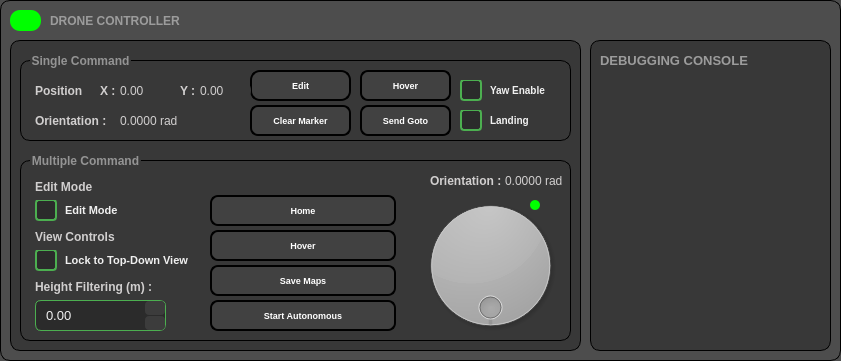
   <widget class="QFrame" name="frame_30">
    <property name="geometry">
     <rect>
      <x>1070</x>
      <y>460</y>
      <width>841</width>
      <height>361</height>
     </rect>
    </property>
    <property name="styleSheet">
     <string notr="true">border-radius: 10px;
border: 1px solid black;
background-color: #4d4d4d;</string>
    </property>
    <property name="frameShape">
     <enum>QFrame::StyledPanel</enum>
    </property>
    <property name="frameShadow">
     <enum>QFrame::Raised</enum>
    </property>
    <widget class="QLabel" name="label_16">
     <property name="geometry">
      <rect>
       <x>50</x>
       <y>10</y>
       <width>231</width>
       <height>21</height>
      </rect>
     </property>
     <property name="font">
      <font>
       <pointsize>9</pointsize>
       <weight>75</weight>
       <bold>true</bold>
      </font>
     </property>
     <property name="styleSheet">
      <string notr="true">color: rgb(156, 156, 156);
font-weight: bold;
border: 0px solid gray;</string>
     </property>
     <property name="text">
      <string>DRONE CONTROLLER</string>
     </property>
    </widget>
    <widget class="QLabel" name="btQrcodeOnline_3">
     <property name="geometry">
      <rect>
       <x>10</x>
       <y>10</y>
       <width>31</width>
       <height>21</height>
      </rect>
     </property>
     <property name="styleSheet">
      <string notr="true">background-color: rgb(0, 255, 0);
border: 0px gray;</string>
     </property>
     <property name="text">
      <string/>
     </property>
    </widget>
    <widget class="QFrame" name="frame_5">
     <property name="geometry">
      <rect>
       <x>590</x>
       <y>40</y>
       <width>241</width>
       <height>311</height>
      </rect>
     </property>
     <property name="styleSheet">
      <string notr="true">background-color: rgb(56, 56, 56);</string>
     </property>
     <property name="frameShape">
      <enum>QFrame::StyledPanel</enum>
     </property>
     <property name="frameShadow">
      <enum>QFrame::Raised</enum>
     </property>
     <widget class="QLabel" name="label_46">
      <property name="geometry">
       <rect>
        <x>10</x>
        <y>10</y>
        <width>221</width>
        <height>21</height>
       </rect>
      </property>
      <property name="font">
       <font>
        <pointsize>10</pointsize>
        <weight>75</weight>
        <bold>true</bold>
       </font>
      </property>
      <property name="styleSheet">
       <string notr="true">color: rgb(156, 156, 156);
font-weight: bold;
border: 0px gray; </string>
      </property>
      <property name="text">
       <string>DEBUGGING CONSOLE</string>
      </property>
     </widget>
     <widget class="QTextBrowser" name="tbDebugging">
      <property name="geometry">
       <rect>
        <x>10</x>
        <y>40</y>
        <width>221</width>
        <height>251</height>
       </rect>
      </property>
      <property name="font">
       <font>
        <family>Consolas</family>
       </font>
      </property>
      <property name="styleSheet">
       <string notr="true">color: white;
border: 0px;</string>
      </property>
      <property name="html">
       <string>&lt;!DOCTYPE HTML PUBLIC &quot;-//W3C//DTD HTML 4.0//EN&quot; &quot;http://www.w3.org/TR/REC-html40/strict.dtd&quot;&gt;
&lt;html&gt;&lt;head&gt;&lt;meta name=&quot;qrichtext&quot; content=&quot;1&quot; /&gt;&lt;style type=&quot;text/css&quot;&gt;
p, li { white-space: pre-wrap; }
&lt;/style&gt;&lt;/head&gt;&lt;body style=&quot; font-family:'Consolas'; font-size:8.25pt; font-weight:400; font-style:normal;&quot;&gt;
&lt;p style=&quot;-qt-paragraph-type:empty; margin-top:0px; margin-bottom:0px; margin-left:0px; margin-right:0px; -qt-block-indent:0; text-indent:0px;&quot;&gt;&lt;br /&gt;&lt;/p&gt;&lt;/body&gt;&lt;/html&gt;</string>
      </property>
     </widget>
    </widget>
    <widget class="QFrame" name="frame_6">
     <property name="geometry">
      <rect>
       <x>10</x>
       <y>40</y>
       <width>571</width>
       <height>311</height>
      </rect>
     </property>
     <property name="styleSheet">
      <string notr="true">background-color: rgb(56, 56, 56);</string>
     </property>
     <property name="frameShape">
      <enum>QFrame::StyledPanel</enum>
     </property>
     <property name="frameShadow">
      <enum>QFrame::Raised</enum>
     </property>
     <widget class="QFrame" name="frameSingleCommand">
      <property name="geometry">
       <rect>
        <x>10</x>
        <y>20</y>
        <width>551</width>
        <height>81</height>
       </rect>
      </property>
      <property name="frameShape">
       <enum>QFrame::StyledPanel</enum>
      </property>
      <property name="frameShadow">
       <enum>QFrame::Raised</enum>
      </property>
      <widget class="QPushButton" name="scHover">
       <property name="geometry">
        <rect>
         <x>340</x>
         <y>10</y>
         <width>91</width>
         <height>31</height>
        </rect>
       </property>
       <property name="font">
        <font>
         <pointsize>7</pointsize>
         <weight>75</weight>
         <bold>true</bold>
        </font>
       </property>
       <property name="cursor">
        <cursorShape>PointingHandCursor</cursorShape>
       </property>
       <property name="styleSheet">
        <string notr="true">QPushButton {
    background-color: rgb(65, 65, 65);
    border: 2px solid black;
    border-radius: 8px;
    color: white;
    font-weight: bold;
    padding: 6px 12px;
    text-align: center;
}

/* Hover effect */
QPushButton:hover {
    background-color: rgb(90, 90, 90);   /* lebih terang */
    border: 2px solid rgb(120, 120, 120);
    color: #e0e0e0;                      /* teks sedikit lebih terang */
}

/* Saat ditekan */
QPushButton:pressed {
    background-color: rgb(40, 40, 40);   /* lebih gelap */
    border: 2px solid rgb(100, 100, 100);
    color: #cccccc;
}
</string>
       </property>
       <property name="text">
        <string>Hover</string>
       </property>
      </widget>
      <widget class="QPushButton" name="scSendGoto">
       <property name="geometry">
        <rect>
         <x>340</x>
         <y>45</y>
         <width>91</width>
         <height>31</height>
        </rect>
       </property>
       <property name="font">
        <font>
         <pointsize>7</pointsize>
         <weight>75</weight>
         <bold>true</bold>
        </font>
       </property>
       <property name="cursor">
        <cursorShape>PointingHandCursor</cursorShape>
       </property>
       <property name="styleSheet">
        <string notr="true">QPushButton {
    background-color: rgb(65, 65, 65);
    border: 2px solid black;
    border-radius: 8px;
    color: white;
    font-weight: bold;
    padding: 6px 12px;
    text-align: center;
}

/* Hover effect */
QPushButton:hover {
    background-color: rgb(90, 90, 90);   /* lebih terang */
    border: 2px solid rgb(120, 120, 120);
    color: #e0e0e0;                      /* teks sedikit lebih terang */
}

/* Saat ditekan */
QPushButton:pressed {
    background-color: rgb(40, 40, 40);   /* lebih gelap */
    border: 2px solid rgb(100, 100, 100);
    color: #cccccc;
}
</string>
       </property>
       <property name="text">
        <string>Send Goto</string>
       </property>
      </widget>
      <widget class="QPushButton" name="scEdit">
       <property name="geometry">
        <rect>
         <x>230</x>
         <y>10</y>
         <width>101</width>
         <height>31</height>
        </rect>
       </property>
       <property name="font">
        <font>
         <pointsize>7</pointsize>
         <weight>75</weight>
         <bold>true</bold>
        </font>
       </property>
       <property name="cursor">
        <cursorShape>PointingHandCursor</cursorShape>
       </property>
       <property name="styleSheet">
        <string notr="true">QPushButton {
    background-color: rgb(65, 65, 65);
    border: 2px solid black;
    border-radius: 10%;
    color: white;
    font-weight: bold;
    padding: 6px 12px;
    text-align: center;
}

/* Hover effect */
QPushButton:hover {
    background-color: rgb(90, 90, 90);   /* lebih terang */
    border: 2px solid rgb(120, 120, 120);
    color: #e0e0e0;                      /* teks sedikit lebih terang */
}

/* Saat ditekan */
QPushButton:pressed {
    background-color: rgb(40, 40, 40);   /* lebih gelap */
    border: 2px solid rgb(100, 100, 100);
    color: #cccccc;
}
</string>
       </property>
       <property name="text">
        <string>Edit</string>
       </property>
      </widget>
      <widget class="QCheckBox" name="scLanding">
       <property name="geometry">
        <rect>
         <x>440</x>
         <y>50</y>
         <width>101</width>
         <height>21</height>
        </rect>
       </property>
       <property name="styleSheet">
        <string notr="true">QCheckBox {
    spacing: 8px;
    font-size: 10px;
    color: #f0f0f0;
    font-weight: bold;
	border: none;
}

QCheckBox::indicator {
    width: 18px;
    height: 18px;
    border-radius: 4px;
    border: 2px solid #4CAF50;
    background-color: #2b2b2b;
}

QCheckBox::indicator:hover {
    border: 2px solid #66BB6A;
    background-color: #333333;
}

QCheckBox::indicator:checked {
    background-color: #4CAF50;
    border: 2px solid #66BB6A;
}

QCheckBox::indicator:disabled {
    background-color: #555555;
    border: 2px solid #777777;
}
</string>
       </property>
       <property name="text">
        <string>Landing</string>
       </property>
      </widget>
      <widget class="QCheckBox" name="scYawEnable">
       <property name="geometry">
        <rect>
         <x>440</x>
         <y>20</y>
         <width>101</width>
         <height>21</height>
        </rect>
       </property>
       <property name="styleSheet">
        <string notr="true">QCheckBox {
    spacing: 8px;
    font-size: 10px;
    color: #f0f0f0;
    font-weight: bold;
	border: none;
}

QCheckBox::indicator {
    width: 18px;
    height: 18px;
    border-radius: 4px;
    border: 2px solid #4CAF50;
    background-color: #2b2b2b;
}

QCheckBox::indicator:hover {
    border: 2px solid #66BB6A;
    background-color: #333333;
}

QCheckBox::indicator:checked {
    background-color: #4CAF50;
    border: 2px solid #66BB6A;
}

QCheckBox::indicator:disabled {
    background-color: #555555;
    border: 2px solid #777777;
}
</string>
       </property>
       <property name="text">
        <string>Yaw Enable</string>
       </property>
      </widget>
      <widget class="QLabel" name="label_15">
       <property name="geometry">
        <rect>
         <x>15</x>
         <y>20</y>
         <width>51</width>
         <height>21</height>
        </rect>
       </property>
       <property name="font">
        <font>
         <weight>75</weight>
         <bold>true</bold>
        </font>
       </property>
       <property name="styleSheet">
        <string notr="true">color: rgb(209, 207, 207);
font-weight: bold;
border: 0px gray; </string>
       </property>
       <property name="text">
        <string>Position :</string>
       </property>
      </widget>
      <widget class="QLabel" name="scPositionX">
       <property name="geometry">
        <rect>
         <x>100</x>
         <y>20</y>
         <width>51</width>
         <height>21</height>
        </rect>
       </property>
       <property name="font">
        <font>
         <weight>50</weight>
         <bold>false</bold>
        </font>
       </property>
       <property name="styleSheet">
        <string notr="true">color: rgb(209, 207, 207);
border: 0px gray; </string>
       </property>
       <property name="text">
        <string>0.00</string>
       </property>
      </widget>
      <widget class="QLabel" name="label_17">
       <property name="geometry">
        <rect>
         <x>80</x>
         <y>20</y>
         <width>16</width>
         <height>21</height>
        </rect>
       </property>
       <property name="font">
        <font>
         <weight>75</weight>
         <bold>true</bold>
        </font>
       </property>
       <property name="styleSheet">
        <string notr="true">color: rgb(209, 207, 207);
font-weight: bold;
border: 0px gray; </string>
       </property>
       <property name="text">
        <string>X :</string>
       </property>
      </widget>
      <widget class="QLabel" name="scPositionY">
       <property name="geometry">
        <rect>
         <x>180</x>
         <y>20</y>
         <width>51</width>
         <height>21</height>
        </rect>
       </property>
       <property name="font">
        <font>
         <weight>50</weight>
         <bold>false</bold>
        </font>
       </property>
       <property name="styleSheet">
        <string notr="true">color: rgb(209, 207, 207);
border: 0px gray; </string>
       </property>
       <property name="text">
        <string>0.00</string>
       </property>
      </widget>
      <widget class="QLabel" name="label_20">
       <property name="geometry">
        <rect>
         <x>160</x>
         <y>20</y>
         <width>16</width>
         <height>21</height>
        </rect>
       </property>
       <property name="font">
        <font>
         <weight>75</weight>
         <bold>true</bold>
        </font>
       </property>
       <property name="styleSheet">
        <string notr="true">color: rgb(209, 207, 207);
font-weight: bold;
border: 0px gray; </string>
       </property>
       <property name="text">
        <string>Y :</string>
       </property>
      </widget>
      <widget class="QLabel" name="label_22">
       <property name="geometry">
        <rect>
         <x>15</x>
         <y>50</y>
         <width>71</width>
         <height>21</height>
        </rect>
       </property>
       <property name="font">
        <font>
         <weight>75</weight>
         <bold>true</bold>
        </font>
       </property>
       <property name="styleSheet">
        <string notr="true">color: rgb(209, 207, 207);
font-weight: bold;
border: 0px gray; </string>
       </property>
       <property name="text">
        <string>Orientation :</string>
       </property>
      </widget>
      <widget class="QLabel" name="scOrientation">
       <property name="geometry">
        <rect>
         <x>100</x>
         <y>50</y>
         <width>71</width>
         <height>21</height>
        </rect>
       </property>
       <property name="font">
        <font>
         <weight>50</weight>
         <bold>false</bold>
        </font>
       </property>
       <property name="styleSheet">
        <string notr="true">color: rgb(209, 207, 207);
border: 0px gray; </string>
       </property>
       <property name="text">
        <string>0.0000 rad</string>
       </property>
      </widget>
      <widget class="QPushButton" name="scClearMarker">
       <property name="geometry">
        <rect>
         <x>230</x>
         <y>45</y>
         <width>101</width>
         <height>31</height>
        </rect>
       </property>
       <property name="font">
        <font>
         <pointsize>7</pointsize>
         <weight>75</weight>
         <bold>true</bold>
        </font>
       </property>
       <property name="cursor">
        <cursorShape>PointingHandCursor</cursorShape>
       </property>
       <property name="styleSheet">
        <string notr="true">QPushButton {
    background-color: rgb(65, 65, 65);
    border: 2px solid black;
    border-radius: 8px;
    color: white;
    font-weight: bold;
    padding: 6px 12px;
    text-align: center;
}

/* Hover effect */
QPushButton:hover {
    background-color: rgb(90, 90, 90);   /* lebih terang */
    border: 2px solid rgb(120, 120, 120);
    color: #e0e0e0;                      /* teks sedikit lebih terang */
}

/* Saat ditekan */
QPushButton:pressed {
    background-color: rgb(40, 40, 40);   /* lebih gelap */
    border: 2px solid rgb(100, 100, 100);
    color: #cccccc;
}
</string>
       </property>
       <property name="text">
        <string>Clear Marker</string>
       </property>
      </widget>
     </widget>
     <widget class="QFrame" name="frameMultipleCommand">
      <property name="geometry">
       <rect>
        <x>10</x>
        <y>120</y>
        <width>551</width>
        <height>181</height>
       </rect>
      </property>
      <property name="frameShape">
       <enum>QFrame::StyledPanel</enum>
      </property>
      <property name="frameShadow">
       <enum>QFrame::Raised</enum>
      </property>
      <widget class="QCheckBox" name="mcViewControls">
       <property name="geometry">
        <rect>
         <x>15</x>
         <y>90</y>
         <width>161</width>
         <height>21</height>
        </rect>
       </property>
       <property name="font">
        <font>
         <pointsize>-1</pointsize>
         <weight>75</weight>
         <bold>true</bold>
        </font>
       </property>
       <property name="styleSheet">
        <string notr="true">QCheckBox {
    spacing: 8px;
    font-size: 11px;
    color: #f0f0f0;
    font-weight: bold;
	border: none;
}

QCheckBox::indicator {
    width: 18px;
    height: 18px;
    border-radius: 4px;
    border: 2px solid #4CAF50;
    background-color: #2b2b2b;
}

QCheckBox::indicator:hover {
    border: 2px solid #66BB6A;
    background-color: #333333;
}

QCheckBox::indicator:checked {
    background-color: #4CAF50;
    border: 2px solid #66BB6A;
}

QCheckBox::indicator:disabled {
    background-color: #555555;
    border: 2px solid #777777;
}
</string>
       </property>
       <property name="text">
        <string>Lock to Top-Down View</string>
       </property>
      </widget>
      <widget class="QLabel" name="label_28">
       <property name="geometry">
        <rect>
         <x>15</x>
         <y>66</y>
         <width>131</width>
         <height>21</height>
        </rect>
       </property>
       <property name="font">
        <font>
         <weight>75</weight>
         <bold>true</bold>
        </font>
       </property>
       <property name="styleSheet">
        <string notr="true">color: rgb(209, 207, 207);
font-weight: bold;
border: 0px gray; </string>
       </property>
       <property name="text">
        <string>View Controls</string>
       </property>
      </widget>
      <widget class="QPushButton" name="mcSaveMaps">
       <property name="geometry">
        <rect>
         <x>190</x>
         <y>105</y>
         <width>186</width>
         <height>31</height>
        </rect>
       </property>
       <property name="font">
        <font>
         <pointsize>7</pointsize>
         <weight>75</weight>
         <bold>true</bold>
        </font>
       </property>
       <property name="cursor">
        <cursorShape>PointingHandCursor</cursorShape>
       </property>
       <property name="styleSheet">
        <string notr="true">QPushButton {
    background-color: rgb(65, 65, 65);
    border: 2px solid black;
    border-radius: 8px;
    color: white;
    font-weight: bold;
    padding: 6px 12px;
    text-align: center;
}

/* Hover effect */
QPushButton:hover {
    background-color: rgb(90, 90, 90);   /* lebih terang */
    border: 2px solid rgb(120, 120, 120);
    color: #e0e0e0;                      /* teks sedikit lebih terang */
}

/* Saat ditekan */
QPushButton:pressed {
    background-color: rgb(40, 40, 40);   /* lebih gelap */
    border: 2px solid rgb(100, 100, 100);
    color: #cccccc;
}
</string>
       </property>
       <property name="text">
        <string>Save Maps</string>
       </property>
      </widget>
      <widget class="QLabel" name="label_29">
       <property name="geometry">
        <rect>
         <x>15</x>
         <y>16</y>
         <width>131</width>
         <height>21</height>
        </rect>
       </property>
       <property name="font">
        <font>
         <weight>75</weight>
         <bold>true</bold>
        </font>
       </property>
       <property name="styleSheet">
        <string notr="true">color: rgb(209, 207, 207);
font-weight: bold;
border: 0px gray; </string>
       </property>
       <property name="text">
        <string>Edit Mode</string>
       </property>
      </widget>
      <widget class="QCheckBox" name="mcEditMode">
       <property name="geometry">
        <rect>
         <x>15</x>
         <y>40</y>
         <width>161</width>
         <height>21</height>
        </rect>
       </property>
       <property name="font">
        <font>
         <pointsize>-1</pointsize>
         <weight>75</weight>
         <bold>true</bold>
        </font>
       </property>
       <property name="styleSheet">
        <string notr="true">QCheckBox {
    spacing: 8px;
    font-size: 11px;
    color: #f0f0f0;
    font-weight: bold;
	border: none;
}

QCheckBox::indicator {
    width: 18px;
    height: 18px;
    border-radius: 4px;
    border: 2px solid #4CAF50;
    background-color: #2b2b2b;
}

QCheckBox::indicator:hover {
    border: 2px solid #66BB6A;
    background-color: #333333;
}

QCheckBox::indicator:checked {
    background-color: #4CAF50;
    border: 2px solid #66BB6A;
}

QCheckBox::indicator:disabled {
    background-color: #555555;
    border: 2px solid #777777;
}
</string>
       </property>
       <property name="text">
        <string>Edit Mode</string>
       </property>
      </widget>
      <widget class="QPushButton" name="mcSendCommand">
       <property name="geometry">
        <rect>
         <x>190</x>
         <y>140</y>
         <width>186</width>
         <height>31</height>
        </rect>
       </property>
       <property name="font">
        <font>
         <pointsize>7</pointsize>
         <weight>75</weight>
         <bold>true</bold>
        </font>
       </property>
       <property name="cursor">
        <cursorShape>PointingHandCursor</cursorShape>
       </property>
       <property name="styleSheet">
        <string notr="true">QPushButton {
    background-color: rgb(65, 65, 65);
    border: 2px solid black;
    border-radius: 8px;
    color: white;
    font-weight: bold;
    padding: 6px 12px;
    text-align: center;
}

/* Hover effect */
QPushButton:hover {
    background-color: rgb(90, 90, 90);   /* lebih terang */
    border: 2px solid rgb(120, 120, 120);
    color: #e0e0e0;                      /* teks sedikit lebih terang */
}

/* Saat ditekan */
QPushButton:pressed {
    background-color: rgb(40, 40, 40);   /* lebih gelap */
    border: 2px solid rgb(100, 100, 100);
    color: #cccccc;
}
</string>
       </property>
       <property name="text">
        <string>Start Autonomous</string>
       </property>
      </widget>
      <widget class="QLabel" name="label_30">
       <property name="geometry">
        <rect>
         <x>15</x>
         <y>116</y>
         <width>131</width>
         <height>21</height>
        </rect>
       </property>
       <property name="font">
        <font>
         <weight>75</weight>
         <bold>true</bold>
        </font>
       </property>
       <property name="styleSheet">
        <string notr="true">color: rgb(209, 207, 207);
font-weight: bold;
border: 0px gray; </string>
       </property>
       <property name="text">
        <string>Height Filtering (m) :</string>
       </property>
      </widget>
      <widget class="QDoubleSpinBox" name="mcHeightFiltering">
       <property name="geometry">
        <rect>
         <x>15</x>
         <y>140</y>
         <width>131</width>
         <height>31</height>
        </rect>
       </property>
       <property name="styleSheet">
        <string notr="true">QDoubleSpinBox {
    background-color: #2b2b2b;       /* warna dasar gelap */
    border: 1px solid #4CAF50;       /* border hijau */
    border-radius: 6px;              /* sudut membulat */
    padding: 4px 28px 4px 8px;       /* spasi dalam, kanan untuk tombol */
    color: #f0f0f0;                  /* warna teks */
    font-size: 13px;
    selection-background-color: #4CAF50; /* highlight saat memilih angka */
}

/* Hover */
QDoubleSpinBox:hover {
    border: 1px solid #66FF99;
}

/* Fokus (saat aktif) */
QDoubleSpinBox:focus {
    border: 1px solid #00FFCC;
    background-color: #333333;
}

/* Tombol panah */
QDoubleSpinBox::up-button, 
QDoubleSpinBox::down-button {
    background-color: #3c3c3c;
    border: none;
    width: 20px;
    border-radius: 4px;
}

/* Hover tombol panah */
QDoubleSpinBox::up-button:hover, 
QDoubleSpinBox::down-button:hover {
    background-color: #4CAF50;
}

/* biarkan arrow default bawaan Qt */
QDoubleSpinBox::up-arrow, 
QDoubleSpinBox::down-arrow {
    width: 10px;
    height: 10px;
}
</string>
       </property>
      </widget>
      <widget class="QDial" name="mcDialOrientation">
       <property name="geometry">
        <rect>
         <x>395</x>
         <y>25</y>
         <width>151</width>
         <height>161</height>
        </rect>
       </property>
       <property name="styleSheet">
        <string notr="true"/>
       </property>
       <property name="wrapping">
        <bool>true</bool>
       </property>
       <property name="notchTarget">
        <double>3.700000000000000</double>
       </property>
      </widget>
      <widget class="QLabel" name="mcOrientation">
       <property name="geometry">
        <rect>
         <x>485</x>
         <y>10</y>
         <width>61</width>
         <height>21</height>
        </rect>
       </property>
       <property name="font">
        <font>
         <weight>50</weight>
         <bold>false</bold>
        </font>
       </property>
       <property name="styleSheet">
        <string notr="true">color: rgb(209, 207, 207);
border: 0px gray; </string>
       </property>
       <property name="text">
        <string>0.0000 rad</string>
       </property>
      </widget>
      <widget class="QLabel" name="label_36">
       <property name="geometry">
        <rect>
         <x>410</x>
         <y>10</y>
         <width>71</width>
         <height>21</height>
        </rect>
       </property>
       <property name="font">
        <font>
         <weight>75</weight>
         <bold>true</bold>
        </font>
       </property>
       <property name="styleSheet">
        <string notr="true">color: rgb(209, 207, 207);
font-weight: bold;
border: 0px gray; </string>
       </property>
       <property name="text">
        <string>Orientation :</string>
       </property>
      </widget>
      <widget class="QPushButton" name="mcHover">
       <property name="geometry">
        <rect>
         <x>190</x>
         <y>70</y>
         <width>186</width>
         <height>31</height>
        </rect>
       </property>
       <property name="font">
        <font>
         <pointsize>7</pointsize>
         <weight>75</weight>
         <bold>true</bold>
        </font>
       </property>
       <property name="cursor">
        <cursorShape>PointingHandCursor</cursorShape>
       </property>
       <property name="styleSheet">
        <string notr="true">QPushButton {
    background-color: rgb(65, 65, 65);
    border: 2px solid black;
    border-radius: 8px;
    color: white;
    font-weight: bold;
    padding: 6px 12px;
    text-align: center;
}

/* Hover effect */
QPushButton:hover {
    background-color: rgb(90, 90, 90);   /* lebih terang */
    border: 2px solid rgb(120, 120, 120);
    color: #e0e0e0;                      /* teks sedikit lebih terang */
}

/* Saat ditekan */
QPushButton:pressed {
    background-color: rgb(40, 40, 40);   /* lebih gelap */
    border: 2px solid rgb(100, 100, 100);
    color: #cccccc;
}
</string>
       </property>
       <property name="text">
        <string>Hover</string>
       </property>
      </widget>
      <widget class="QPushButton" name="mcHome">
       <property name="geometry">
        <rect>
         <x>190</x>
         <y>35</y>
         <width>186</width>
         <height>31</height>
        </rect>
       </property>
       <property name="font">
        <font>
         <pointsize>7</pointsize>
         <weight>75</weight>
         <bold>true</bold>
        </font>
       </property>
       <property name="cursor">
        <cursorShape>PointingHandCursor</cursorShape>
       </property>
       <property name="styleSheet">
        <string notr="true">QPushButton {
    background-color: rgb(65, 65, 65);
    border: 2px solid black;
    border-radius: 8px;
    color: white;
    font-weight: bold;
    padding: 6px 12px;
    text-align: center;
}

/* Hover effect */
QPushButton:hover {
    background-color: rgb(90, 90, 90);   /* lebih terang */
    border: 2px solid rgb(120, 120, 120);
    color: #e0e0e0;                      /* teks sedikit lebih terang */
}

/* Saat ditekan */
QPushButton:pressed {
    background-color: rgb(40, 40, 40);   /* lebih gelap */
    border: 2px solid rgb(100, 100, 100);
    color: #cccccc;
}
</string>
       </property>
       <property name="text">
        <string>Home</string>
       </property>
      </widget>
      <widget class="QLabel" name="label_24">
       <property name="geometry">
        <rect>
         <x>510</x>
         <y>40</y>
         <width>10</width>
         <height>10</height>
        </rect>
       </property>
       <property name="font">
        <font>
         <weight>75</weight>
         <bold>true</bold>
        </font>
       </property>
       <property name="styleSheet">
        <string notr="true">QLabel {
    background-color: rgb(0, 255, 0);
    border: none;
    min-width: 10px;
    min-height: 10px;
    max-width: 10px;   /* biar fix, tidak melebar */
    max-height: 10px;  /* biar fix */
    border-radius: 5px;  /* setengah dari 25px ≈ 12px */
}
</string>
       </property>
       <property name="text">
        <string/>
       </property>
      </widget>
     </widget>
     <widget class="QLabel" name="CommandControl_2">
      <property name="geometry">
       <rect>
        <x>20</x>
        <y>10</y>
        <width>101</width>
        <height>21</height>
       </rect>
      </property>
      <property name="font">
       <font>
        <weight>75</weight>
        <bold>true</bold>
       </font>
      </property>
      <property name="styleSheet">
       <string notr="true">color: rgb(148, 148, 148);
border: 0px gray; </string>
      </property>
      <property name="text">
       <string>Single Command</string>
      </property>
      <property name="alignment">
       <set>Qt::AlignCenter</set>
      </property>
     </widget>
     <widget class="QLabel" name="CommandControl_3">
      <property name="geometry">
       <rect>
        <x>20</x>
        <y>110</y>
        <width>111</width>
        <height>21</height>
       </rect>
      </property>
      <property name="font">
       <font>
        <weight>75</weight>
        <bold>true</bold>
       </font>
      </property>
      <property name="styleSheet">
       <string notr="true">color: rgb(148, 148, 148);
border: 0px gray; </string>
      </property>
      <property name="text">
       <string>Multiple Command</string>
      </property>
      <property name="alignment">
       <set>Qt::AlignCenter</set>
      </property>
     </widget>
    </widget>
    <zorder>frame_6</zorder>
    <zorder>label_16</zorder>
    <zorder>btQrcodeOnline_3</zorder>
    <zorder>frame_5</zorder>
   </widget>
